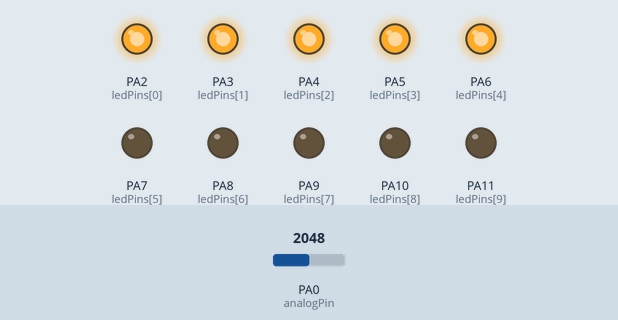
The sketch below on a simulated STM32 Blue Pill. Shown: output pins drawn as LEDs (lit = HIGH). Inputs (shaded band) come from the test bench; at power-on: PA0 (analogPin) = 2048.

Above: at 1.2 s.
1.3 s: PA0 (analogPin) set to 2414
2.8 s: PA0 (analogPin) set to 2494
At 4.0 s:
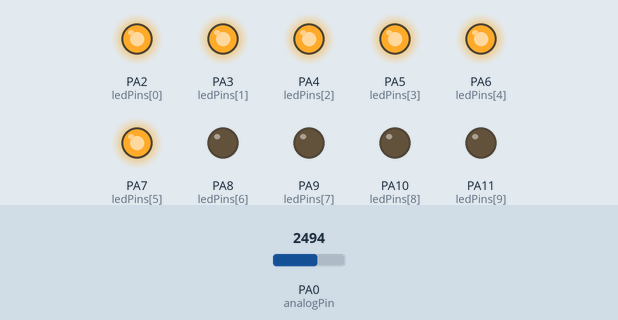
4.3 s: PA0 (analogPin) set to 2047
At 5.1 s:
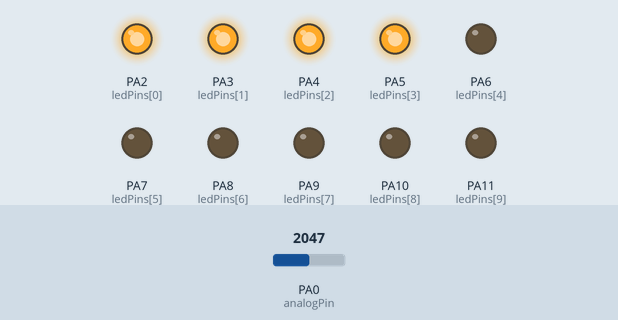
5.8 s: PA0 (analogPin) set to 1712
7.3 s: PA0 (analogPin) set to 1588
At 8.5 s:
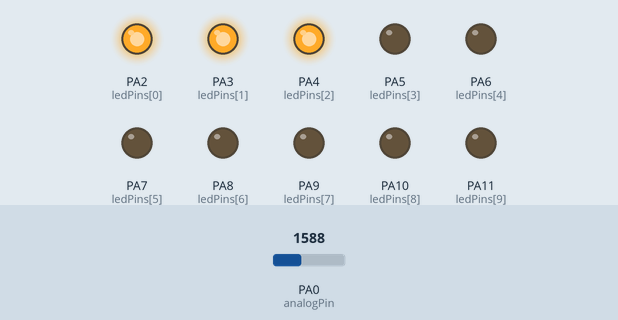
8.8 s: PA0 (analogPin) set to 2866
At 9.8 s:
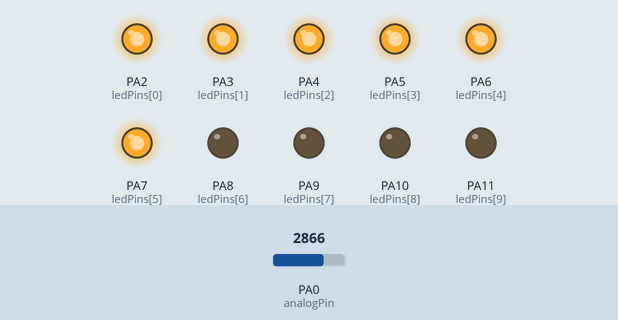
Timing chart, 0 to 11.3 s (numbered marks = the images above; inputs shaded):
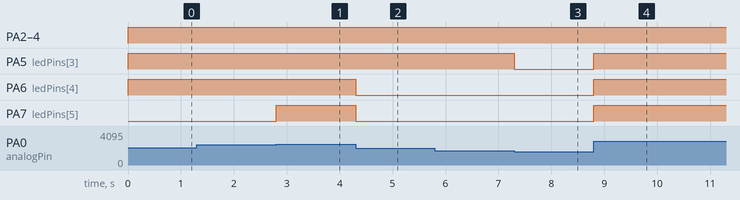

Measured:
- the behaviour switches between 2456 and 2457 on PA0 (analogPin) (found by bisection; images 0 and 1)
- the behaviour switches between 1638 and 1637 on PA0 (analogPin) (found by bisection; images 2 and 3)
- after the input at 1.3 s, every drawn part: stays the same
- after the input at 2.8 s, PA7 (ledPins[5]): LOW → HIGH at once
- after the input at 4.3 s, PA6 (ledPins[4]), PA7 (ledPins[5]): HIGH → LOW at once
- after the input at 5.8 s, every drawn part: stays the same
- after the input at 7.3 s, PA5 (ledPins[3]): HIGH → LOW at once
- after the input at 8.8 s, PA5 (ledPins[3]), PA6 (ledPins[4]), PA7 (ledPins[5]): LOW → HIGH at once

The sketch:

barGraph.ino
```cpp
/*
LED的显示，本示例包含了10个led，这些led的引脚顺序是可以更改的
*/

const int analogPin = 0;    // 电位器连接的引脚
const int ledCount = 10;    // led的数量

int ledPins[] = {
    2, 3, 4, 5, 6, 7, 8, 9, 10, 11 }; // 该数组保存led引脚号

void setup() {
    //设置模拟输入
    pinMode(analogPin, INPUT_ANALOG);
    // 设置数组中所有的led引脚模式
    for (int thisLed = 0; thisLed < ledCount; thisLed++) {
        pinMode(ledPins[thisLed], OUTPUT);
    }
}

void loop() {
    // 读取电位
    int sensorReading = analogRead(analogPin);
    // 使用map进行范围映射
    int ledLevel = map(sensorReading, 0, 4095, 0, ledCount);

    for (int thisLed = 0; thisLed < ledCount; thisLed++) {

        if (thisLed < ledLevel) {
            digitalWrite(ledPins[thisLed], HIGH);
        }
        else {
            digitalWrite(ledPins[thisLed], LOW);
        }
    }
}
```
